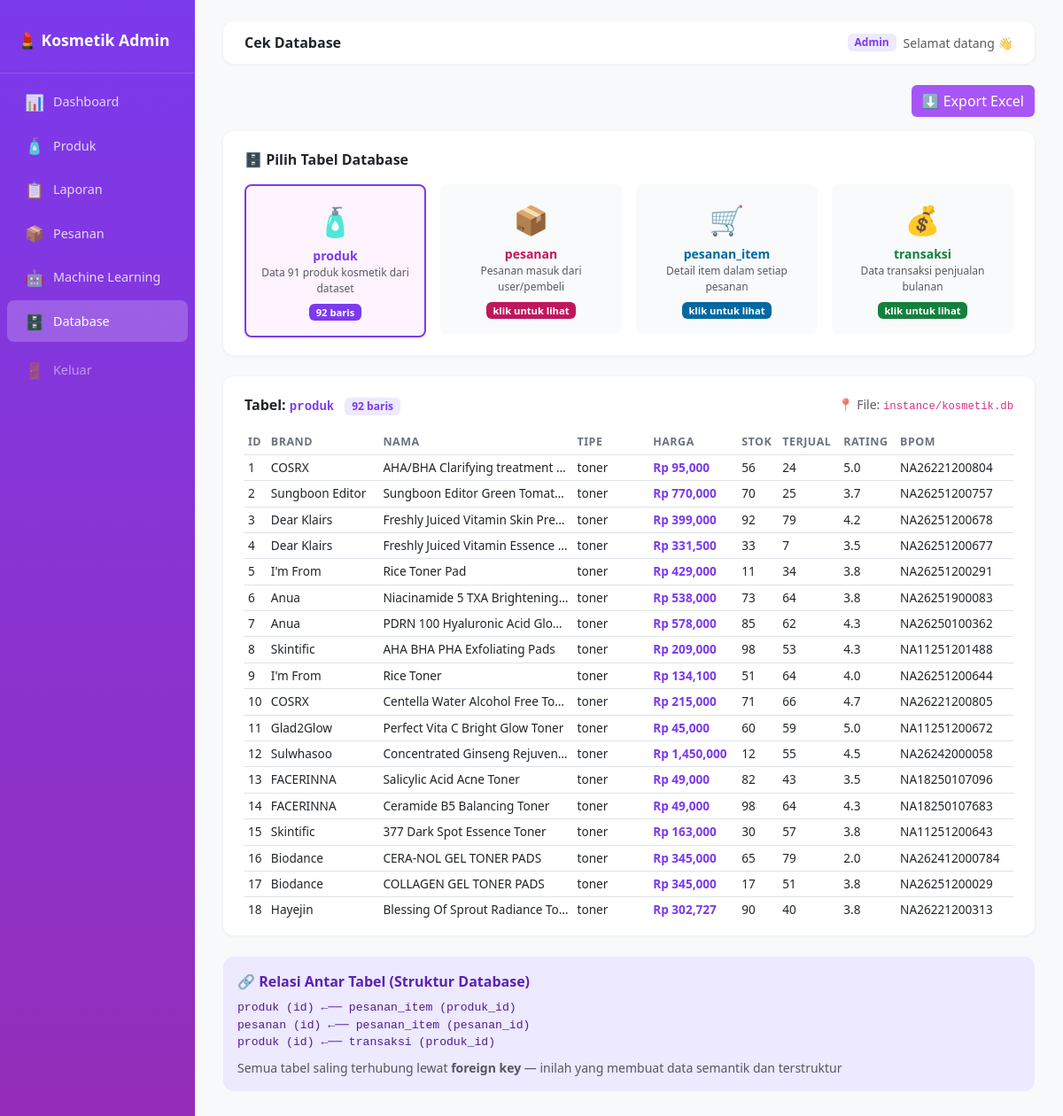
The page /database (signed in) on the database its author committed.
### admin/app_admin.py (models this page shows)
class Produk(db.Model):
    id          = db.Column(db.Integer, primary_key=True)
    brand       = db.Column(db.String(100))
    nama        = db.Column(db.String(200))
    tipe        = db.Column(db.String(50))
    ukuran      = db.Column(db.String(50))
    harga       = db.Column(db.Float)
    stok        = db.Column(db.Integer, default=0)
    terjual     = db.Column(db.Integer, default=0)
    rating      = db.Column(db.Float, default=0)
    bpom_id     = db.Column(db.String(50))
    url         = db.Column(db.String(300))
    deskripsi   = db.Column(db.Text)
    ingredients = db.Column(db.Text)
    gambar      = db.Column(db.String(200))

### admin/app_admin.py (the view)
@app.route('/database')
def lihat_database():
    if not cek_login(): return redirect('/')
    tabel = request.args.get('tabel','produk')
    data, kolom, total = [], [], 0
    if tabel=='produk':
        items = Produk.query.all()
        kolom = ['ID','Brand','Nama','Tipe','Harga','Stok','Terjual','Rating','BPOM']
        data  = [[p.id,p.brand,p.nama[:40],p.tipe,f"Rp {p.harga:,.0f}",
                  p.stok,p.terjual,p.rating,p.bpom_id] for p in items]
        total = len(items)
    elif tabel=='pesanan':
        items = Pesanan.query.order_by(Pesanan.id.desc()).all()
        kolom = ['ID','Kode','Pembeli','Email','Total','Status','Tanggal']
        data  = [[p.id,p.kode,p.nama_pembeli,p.email,
                  f"Rp {p.total_harga:,.0f}",p.status,p.tanggal] for p in items]
        total = len(items)
    elif tabel=='transaksi':
        items = Transaksi.query.order_by(Transaksi.id.desc()).all()
        kolom = ['ID','Produk','Jumlah','Total','Bulan']
        data  = [[t.id, t.produk.nama[:35] if t.produk else '-',
                  t.jumlah, f"Rp {t.total:,.0f}", t.tanggal] for t in items]
        total = len(items)
    return render_template('lihat_database.html', tabel=tabel,
                           kolom=kolom, data=data, total=total)

### admin/app_admin.py (called while the page is built)
def cek_login():
    return session.get('login', False)

### admin/templates/lihat_database.html (shortened to what this page needs)
{% extends 'base.html' %} {% block title %}Cek Database{% endblock %} {% block
page_title %}Cek Database{% endblock %} {% block content %}
<div class="mb-3 text-end">
  <a href="/database/export" class="btn btn-purple text-white">
    ⬇️ Export Excel
  </a>
</div>
<div class="card-stat mb-4">
  <div class="fw-semibold mb-3">🗄️ Pilih Tabel Database</div>
  <div class="row g-3">
    {% for t, icon, desc, warna in [ ('produk','🧴','Data 91 produk kosmetik
    dari dataset','#7c3aed'), ('pesanan','📦','Pesanan masuk dari
    user/pembeli','#be185d'), ('pesanan_item','🛒','Detail item dalam setiap
    pesanan','#0369a1'), ('transaksi','💰','Data transaksi penjualan
    bulanan','#15803d') ] %}
    <div class="col-md-3">
      <a href="/admin/database?tabel={{ t }}" class="text-decoration-none">
        <div
          class="p-3 text-center rounded-3 border {% if tabel==t %}border-2{% else %}border-0{% endif %}"
          style="background:{% if tabel==t %}#fdf4ff{% else %}#f9fafb{% endif %};
                    border-color:{% if tabel==t %}{{ warna }}{% else %}transparent{% endif %}!important;
                    transition:.2s"
        >
          <div style="font-size: 2rem">{{ icon }}</div>
          <div class="fw-semibold small mt-1" style="color:{{ warna }}">
            {{ t }}
          </div>
          <div class="text-muted" style="font-size: 0.75rem">{{ desc }}</div>
          <div class="mt-1">
            <span class="badge" style="background:{{ warna }};font-size:.7rem">
              {% if tabel==t %}{{ total }} baris{% else %}klik untuk lihat{%
              endif %}
            </span>
          </div>
        </div>
      </a>
    </div>
    {% endfor %}
  </div>
</div>
<div class="card-stat">
  <div class="d-flex justify-content-between align-items-center mb-3">
    <div>
      <span class="fw-semibold"
        >Tabel: <code style="color: #7c3aed">{{ tabel }}</code></span
      >
      <span class="badge ms-2" style="background: #ede9fe; color: #7c3aed"
        >{{ total }} baris</span
      >
    </div>
    <div class="text-muted small">
      📍 File: <code>instance/kosmetik.db</code>
    </div>
  </div>
  <div class="table-responsive" style="max-height: 550px; overflow-y: auto">
    <table class="table table-hover table-sm align-middle mb-0">
      <thead class="sticky-top" style="background: #fff">
        <tr>
          {% for k in kolom %}
          <th
            style="
              font-size: 0.78rem;
              color: #6b7280;
              text-transform: uppercase;
              letter-spacing: 0.04em;
              white-space: nowrap;
            "
          >
            {{ k }}
          </th>
          {% endfor %}
        </tr>
      </thead>
      <tbody>
        {% for row in data %}
        <tr>
          {% for cell in row %}
          <td
            style="
              font-size: 0.85rem;
              max-width: 200px;
              overflow: hidden;
              text-overflow: ellipsis;
              white-space: nowrap;
            "
            title="{{ cell }}"
          >
            {% if 'Rp' in cell|string %}
            <span style="color: #7c3aed; font-weight: 600">{{ cell }}</span>
            {% elif cell == 'Menunggu' %}
            <span class="badge" style="background: #fef9c3; color: #854d0e"
              >{{ cell }}</span
            >
            {% elif cell == 'Diproses' %}
            <span class="badge" style="background: #dbeafe; color: #1e40af"
              >{{ cell }}</span
            >
            {% elif cell == 'Dikirim' %}
            <span class="badge" style="background: #e0f2fe; color: #0369a1"
              >{{ cell }}</span
            >
            {% elif cell == 'Selesai' %}
            <span class="badge" style="background: #dcfce7; color: #166534"
              >{{ cell }}</span
            >
            {% elif cell == 'Dibatalkan' %}
            <span class="badge" style="background: #fee2e2; color: #991b1b"
              >{{ cell }}</span
            >
            {% else %} {{ cell }} {% endif %}
          </td>
          {% endfor %}
        </tr>
        {% endfor %}
      </tbody>
    </table>
  </div>
</div>
<div class="mt-4 p-3" style="background: #ede9fe; border-radius: 12px">
  <div class="fw-semibold mb-2" style="color: #5b21b6">
    🔗 Relasi Antar Tabel (Struktur Database)
  </div>
  <div style="font-family: monospace; font-size: 0.82rem; color: #4c1d95">
    produk (id) ←── pesanan_item (produk_id)<br />
    pesanan (id) ←── pesanan_item (pesanan_id)<br />
    produk (id) ←── transaksi (produk_id)
  </div>
  <div class="mt-2 text-muted small">
    Semua tabel saling terhubung lewat <strong>foreign key</strong> — inilah
    yang membuat data semantik dan terstruktur
  </div>
</div>
{% endblock %}

### admin/templates/base.html (style rules this page uses)
:root { --pink:#e879a0;--purple:#a855f7;--soft:#fdf4ff; }
body { background:#f8f9fa;font-family:'Segoe UI',sans-serif; }
.card-stat { background:#fff;border-radius:12px;padding:1.25rem 1.5rem;border:none;box-shadow:0 1px 4px rgba(0,0,0,.06); }
.table th { font-size:.8rem;color:#6b7280;font-weight:600;text-transform:uppercase;letter-spacing:.04em; }
.btn-purple { background:var(--purple);color:#fff;border:none; }

### rows shown on the page
Produk: row "1" "56" "24", brand "COSRX", nama "AHA/BHA Clarifying treatment…", tipe "toner", row "Rp 95,000", rating "5.0", bpom "NA26221200804"
Produk: row "2" "Sungboon Editor Green Tomat…" "70" "25", brand "Sungboon Editor", tipe "toner", row "Rp 770,000", rating "3.7", bpom "NA26251200757"
Produk: row "3" "92" "79", brand "Dear Klairs", nama "Freshly Juiced Vitamin Skin Pre…", tipe "toner", row "Rp 399,000", rating "4.2", bpom "NA26251200678"
Produk: row "4" "33" "7", brand "Dear Klairs", nama "Freshly Juiced Vitamin Essence…", tipe "toner", row "Rp 331,500", rating "3.5", bpom "NA26251200677"
Produk: row "5" "11" "34", brand "I'm From", nama "Rice Toner Pad", tipe "toner", row "Rp 429,000", rating "3.8", bpom "NA26251200291"
Produk: row "6" "73" "64", brand "Anua", nama "Niacinamide 5 TXA Brightening…", tipe "toner", row "Rp 538,000", rating "3.8", bpom "NA26251900083"
Produk: row "7" "85" "62", brand "Anua", nama "PDRN 100 Hyaluronic Acid Glo…", tipe "toner", row "Rp 578,000", rating "4.3", bpom "NA26250100362"
Produk: row "8" "98" "53", brand "Skintific", nama "AHA BHA PHA Exfoliating Pads", tipe "toner", row "Rp 209,000", rating "4.3", bpom "NA11251201488"
Produk: row "9" "51" "64", brand "I'm From", nama "Rice Toner", tipe "toner", row "Rp 134,100", rating "4.0", bpom "NA26251200644"
Produk: row "10" "71" "66", brand "COSRX", nama "Centella Water Alcohol Free To…", tipe "toner", row "Rp 215,000", rating "4.7", bpom "NA26221200805"
Produk: row "11" "60" "59", brand "Glad2Glow", nama "Perfect Vita C Bright Glow Toner", tipe "toner", row "Rp 45,000", rating "5.0", bpom "NA11251200672"
Produk: row "12" "12" "55", brand "Sulwhasoo", nama "Concentrated Ginseng Rejuven…", tipe "toner", row "Rp 1,450,000", rating "4.5", bpom "NA26242000058"
Produk: row "13" "82" "43", brand "FACERINNA", nama "Salicylic Acid Acne Toner", tipe "toner", row "Rp 49,000", rating "3.5", bpom "NA18250107096"
Produk: row "14" "98" "64", brand "FACERINNA", nama "Ceramide B5 Balancing Toner", tipe "toner", row "Rp 49,000", rating "4.3", bpom "NA18250107683"
Produk: row "15" "30" "57", brand "Skintific", nama "377 Dark Spot Essence Toner", tipe "toner", row "Rp 163,000", rating "3.8", bpom "NA11251200643"
Produk: row "16" "65" "79", brand "Biodance", nama "CERA-NOL GEL TONER PADS", tipe "toner", row "Rp 345,000", rating "2.0", bpom "NA262412000784"
Produk: row "17" "17" "51", brand "Biodance", nama "COLLAGEN GEL TONER PADS", tipe "toner", row "Rp 345,000", rating "3.8", bpom "NA26251200029"
Produk: row "18" "90" "40", brand "Hayejin", nama "Blessing Of Sprout Radiance To…", tipe "toner", row "Rp 302,727", rating "3.8", bpom "NA26221200313"

### other values the page prints
{{ icon }} "🧴" "📦" "🛒" "💰"
{{ t }} "produk" "pesanan" "pesanan_item" "transaksi"
{{ desc }} "Data 91 produk kosmetik dari dataset" "Pesanan masuk dari user/pembeli" "Detail item dalam setiap pesanan" "Data transaksi penjualan bulanan"
{{ total }} "92"
{{ tabel }} "produk"
{{ k }} "ID" "BRAND" "NAMA" "TIPE" "HARGA" "STOK" "TERJUAL" "RATING" "BPOM"
